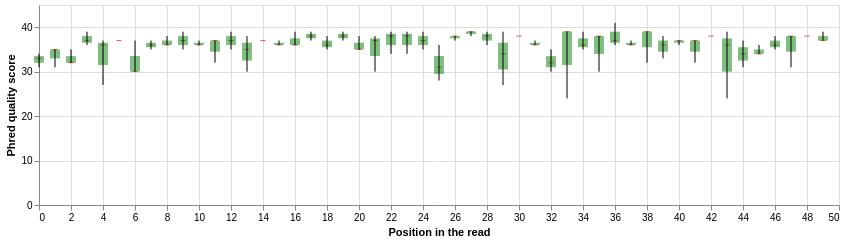

Notebook cell for this chart:
### Markdown cell above
And plot:

### Code cell
# Plot!
import altair as alt

base = alt.Chart(plotting_data_df).encode(
    alt.X('base:Q', title="Position in the read")
).properties(
    width=800,
    height=200)

median = base.mark_tick(color='red',orient='horizontal').encode(
    alt.Y('median:Q', title="Phred quality score"),
)

q = base.mark_rule(color='green',opacity=.5,strokeWidth=10).encode(
    alt.Y('q25:Q'),
    alt.Y2('q75:Q')
)

min_max = base.mark_rule(color='black').encode(
        alt.Y('min:Q'),
        alt.Y2('max:Q')
)

median + q + min_max

### Figure 1 — Vega-Lite specification as saved in the notebook (floating-point values rounded to 4 significant figures)
{"config": {"view": {"continuousWidth": 300, "continuousHeight": 300}}, "layer": [{"mark": {"type": "tick", "color": "red", "orient": "horizontal"}, "encoding": {"x": {"field": "base", "title": "Position in the read", "type": "quantitative"}, "y": {"field": "median", "title": "Phred quality score", "type": "quantitative"}}}, {"mark": {"type": "rule", "color": "green", "opacity": 0.5, "strokeWidth": 10}, "encoding": {"x": {"field": "base", "title": "Position in the read", "type": "quantitative"}, "y": {"field": "q25", "type": "quantitative"}, "y2": {"field": "q75"}}}, {"mark": {"type": "rule", "color": "black"}, "encoding": {"x": {"field": "base", "title": "Position in the read", "type": "quantitative"}, "y": {"field": "min", "type": "quantitative"}, "y2": {"field": "max"}}}], "data": {"name": "data-baa837aafa98b132b874739d2eaef52f"}, "height": 200, "width": 800, "$schema": "https://vega.github.io/schema/vega-lite/v6.1.0.json", "datasets": {"data-baa837aafa98b132b874739d2eaef52f": [{"base": 0, "mean": 32.67, "median": 33.0, "q25": 32.0, "q75": 33.5, "min": 31, "max": 34}, {"base": 1, "mean": 33.67, "median": 35.0, "q25": 33.0, "q75": 35.0, "min": 31, "max": 35}, {"base": 2, "mean": 33.0, "median": 32.0, "q25": 32.0, "q75": 33.5, "min": 32, "max": 35}, {"base": 3, "mean": 37.33, "median": 37.0, "q25": 36.5, "q75": 38.0, "min": 36, "max": 39}, {"base": 4, "mean": 33.33, "median": 36.0, "q25": 31.5, "q75": 36.5, "min": 27, "max": 37}, {"base": 5, "mean": 37.0, "median": 37.0, "q25": 37.0, "q75": 37.0, "min": 37, "max": 37}, {"base": 6, "mean": 32.33, "median": 30.0, "q25": 30.0, "q75": 33.5, "min": 30, "max": 37}, {"base": 7, "mean": 36.0, "median": 36.0, "q25": 35.5, "q75": 36.5, "min": 35, "max": 37}, {"base": 8, "mean": 36.67, "median": 36.0, "q25": 36.0, "q75": 37.0, "min": 36, "max": 38}, {"base": 9, "mean": 37.0, "median": 37.0, "q25": 36.0, "q75": 38.0, "min": 35, "max": 39}, {"base": 10, "mean": 36.33, "median": 36.0, "q25": 36.0, "q75": 36.5, "min": 36, "max": 37}, {"base": 11, "mean": 35.33, "median": 37.0, "q25": 34.5, "q75": 37.0, "min": 32, "max": 37}, {"base": 12, "mean": 37.0, "median": 37.0, "q25": 36.0, "q75": 38.0, "min": 35, "max": 39}, {"base": 13, "mean": 34.33, "median": 35.0, "q25": 32.5, "q75": 36.5, "min": 30, "max": 38}, {"base": 14, "mean": 37.0, "median": 37.0, "q25": 37.0, "q75": 37.0, "min": 37, "max": 37}, {"base": 15, "mean": 36.33, "median": 36.0, "q25": 36.0, "q75": 36.5, "min": 36, "max": 37}, {"base": 16, "mean": 37.0, "median": 36.0, "q25": 36.0, "q75": 37.5, "min": 36, "max": 39}, {"base": 17, "mean": 38.0, "median": 38.0, "q25": 37.5, "q75": 38.5, "min": 37, "max": 39}, {"base": 18, "mean": 36.33, "median": 36.0, "q25": 35.5, "q75": 37.0, "min": 35, "max": 38}, {"base": 19, "mean": 38.0, "median": 38.0, "q25": 37.5, "q75": 38.5, "min": 37, "max": 39}, {"base": 20, "mean": 36.0, "median": 35.0, "q25": 35.0, "q75": 36.5, "min": 35, "max": 38}, {"base": 21, "mean": 35.0, "median": 37.0, "q25": 33.5, "q75": 37.5, "min": 30, "max": 38}, {"base": 22, "mean": 37.0, "median": 38.0, "q25": 36.0, "q75": 38.5, "min": 34, "max": 39}, {"base": 23, "mean": 37.0, "median": 38.0, "q25": 36.0, "q75": 38.5, "min": 34, "max": 39}, {"base": 24, "mean": 37.0, "median": 37.0, "q25": 36.0, "q75": 38.0, "min": 35, "max": 39}, {"base": 25, "mean": 31.67, "median": 31.0, "q25": 29.5, "q75": 33.5, "min": 28, "max": 36}, {"base": 26, "mean": 37.67, "median": 38.0, "q25": 37.5, "q75": 38.0, "min": 37, "max": 38}, {"base": 27, "mean": 38.67, "median": 39.0, "q25": 38.5, "q75": 39.0, "min": 38, "max": 39}, {"base": 28, "mean": 37.67, "median": 38.0, "q25": 37.0, "q75": 38.5, "min": 36, "max": 39}, {"base": 29, "mean": 33.33, "median": 34.0, "q25": 30.5, "q75": 36.5, "min": 27, "max": 39}, {"base": 30, "mean": 38.0, "median": 38.0, "q25": 38.0, "q75": 38.0, "min": 38, "max": 38}, {"base": 31, "mean": 36.33, "median": 36.0, "q25": 36.0, "q75": 36.5, "min": 36, "max": 37}, {"base": 32, "mean": 32.33, "median": 32.0, "q25": 31.0, "q75": 33.5, "min": 30, "max": 35}, {"base": 33, "mean": 34.0, "median": 39.0, "q25": 31.5, "q75": 39.0, "min": 24, "max": 39}, {"base": 34, "mean": 36.67, "median": 36.0, "q25": 35.5, "q75": 37.5, "min": 35, "max": 39}, {"base": 35, "mean": 35.33, "median": 38.0, "q25": 34.0, "q75": 38.0, "min": 30, "max": 38}, {"base": 36, "mean": 38.0, "median": 37.0, "q25": 36.5, "q75": 39.0, "min": 36, "max": 41}, {"base": 37, "mean": 36.33, "median": 36.0, "q25": 36.0, "q75": 36.5, "min": 36, "max": 37}, {"base": 38, "mean": 36.67, "median": 39.0, "q25": 35.5, "q75": 39.0, "min": 32, "max": 39}, {"base": 39, "mean": 35.67, "median": 36.0, "q25": 34.5, "q75": 37.0, "min": 33, "max": 38}, {"base": 40, "mean": 36.67, "median": 37.0, "q25": 36.5, "q75": 37.0, "min": 36, "max": 37}, {"base": 41, "mean": 35.33, "median": 37.0, "q25": 34.5, "q75": 37.0, "min": 32, "max": 37}, {"base": 42, "mean": 38.0, "median": 38.0, "q25": 38.0, "q75": 38.0, "min": 38, "max": 38}, {"base": 43, "mean": 33.0, "median": 36.0, "q25": 30.0, "q75": 37.5, "min": 24, "max": 39}, {"base": 44, "mean": 34.0, "median": 34.0, "q25": 32.5, "q75": 35.5, "min": 31, "max": 37}, {"base": 45, "mean": 34.67, "median": 34.0, "q25": 34.0, "q75": 35.0, "min": 34, "max": 36}, {"base": 46, "mean": 36.33, "median": 36.0, "q25": 35.5, "q75": 37.0, "min": 35, "max": 38}, {"base": 47, "mean": 35.67, "median": 38.0, "q25": 34.5, "q75": 38.0, "min": 31, "max": 38}, {"base": 48, "mean": 38.0, "median": 38.0, "q25": 38.0, "q75": 38.0, "min": 38, "max": 38}, {"base": 49, "mean": 37.67, "median": 37.0, "q25": 37.0, "q75": 38.0, "min": 37, "max": 39}]}}
